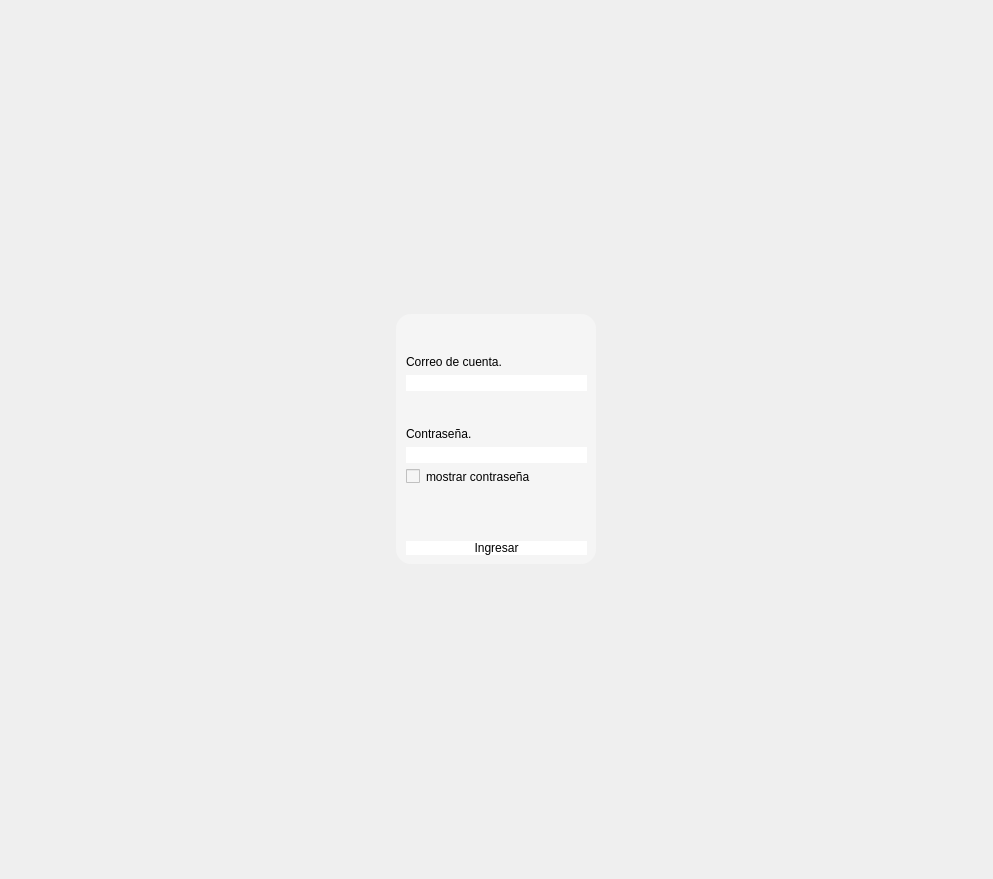
<?xml version="1.0" encoding="UTF-8"?>
<ui version="4.0">
 <class>LoginPage</class>
 <widget class="QWidget" name="LoginPage">
  <property name="geometry">
   <rect>
    <x>0</x>
    <y>0</y>
    <width>993</width>
    <height>879</height>
   </rect>
  </property>
  <property name="windowTitle">
   <string>Form</string>
  </property>
  <layout class="QGridLayout" name="gridLayout">
   <item row="0" column="0" alignment="Qt::AlignmentFlag::AlignHCenter|Qt::AlignmentFlag::AlignVCenter">
    <widget class="QFrame" name="frame">
     <property name="enabled">
      <bool>true</bool>
     </property>
     <property name="sizePolicy">
      <sizepolicy hsizetype="Expanding" vsizetype="Expanding">
       <horstretch>0</horstretch>
       <verstretch>0</verstretch>
      </sizepolicy>
     </property>
     <property name="minimumSize">
      <size>
       <width>200</width>
       <height>250</height>
      </size>
     </property>
     <property name="layoutDirection">
      <enum>Qt::LayoutDirection::LeftToRight</enum>
     </property>
     <property name="styleSheet">
      <string notr="true">background-color: rgb(245, 245, 245);
border-radius: 15px</string>
     </property>
     <property name="frameShape">
      <enum>QFrame::Shape::Box</enum>
     </property>
     <property name="frameShadow">
      <enum>QFrame::Shadow::Raised</enum>
     </property>
     <property name="lineWidth">
      <number>5</number>
     </property>
     <property name="midLineWidth">
      <number>5</number>
     </property>
     <widget class="QWidget" name="verticalLayoutWidget">
      <property name="geometry">
       <rect>
        <x>10</x>
        <y>10</y>
        <width>181</width>
        <height>231</height>
       </rect>
      </property>
      <layout class="QVBoxLayout" name="verticalLayout_2">
       <item>
        <spacer name="verticalSpacer_3">
         <property name="orientation">
          <enum>Qt::Orientation::Vertical</enum>
         </property>
         <property name="sizeHint" stdset="0">
          <size>
           <width>20</width>
           <height>40</height>
          </size>
         </property>
        </spacer>
       </item>
       <item alignment="Qt::AlignmentFlag::AlignLeft|Qt::AlignmentFlag::AlignBottom">
        <widget class="QLabel" name="email_label">
         <property name="styleSheet">
          <string notr="true">color: rgb(0, 0, 0)</string>
         </property>
         <property name="text">
          <string>Correo de cuenta.</string>
         </property>
         <property name="wordWrap">
          <bool>true</bool>
         </property>
        </widget>
       </item>
       <item alignment="Qt::AlignmentFlag::AlignTop">
        <widget class="QLineEdit" name="email_lineEdit">
         <property name="styleSheet">
          <string notr="true">background-color: rgb(255, 255, 255);
color: rgb(0, 0, 0)</string>
         </property>
        </widget>
       </item>
       <item>
        <spacer name="verticalSpacer_2">
         <property name="orientation">
          <enum>Qt::Orientation::Vertical</enum>
         </property>
         <property name="sizeType">
          <enum>QSizePolicy::Policy::Ignored</enum>
         </property>
         <property name="sizeHint" stdset="0">
          <size>
           <width>20</width>
           <height>40</height>
          </size>
         </property>
        </spacer>
       </item>
       <item alignment="Qt::AlignmentFlag::AlignLeft|Qt::AlignmentFlag::AlignBottom">
        <widget class="QLabel" name="password_label">
         <property name="minimumSize">
          <size>
           <width>63</width>
           <height>0</height>
          </size>
         </property>
         <property name="styleSheet">
          <string notr="true">color: rgb(0, 0, 0)</string>
         </property>
         <property name="text">
          <string>Contraseña.</string>
         </property>
        </widget>
       </item>
       <item alignment="Qt::AlignmentFlag::AlignBottom">
        <widget class="QLineEdit" name="password_lineEdit">
         <property name="styleSheet">
          <string notr="true">background-color: rgb(255, 255, 255);
color: rgb(0, 0, 0)</string>
         </property>
        </widget>
       </item>
       <item alignment="Qt::AlignmentFlag::AlignTop">
        <widget class="QCheckBox" name="showPassword_checkBox">
         <property name="autoFillBackground">
          <bool>false</bool>
         </property>
         <property name="styleSheet">
          <string notr="true">color: rgb(0, 0, 0)</string>
         </property>
         <property name="text">
          <string>mostrar contraseña</string>
         </property>
         <property name="checked">
          <bool>false</bool>
         </property>
         <property name="tristate">
          <bool>false</bool>
         </property>
        </widget>
       </item>
       <item>
        <spacer name="verticalSpacer">
         <property name="orientation">
          <enum>Qt::Orientation::Vertical</enum>
         </property>
         <property name="sizeType">
          <enum>QSizePolicy::Policy::Preferred</enum>
         </property>
         <property name="sizeHint" stdset="0">
          <size>
           <width>20</width>
           <height>60</height>
          </size>
         </property>
        </spacer>
       </item>
       <item>
        <widget class="QPushButton" name="sendCredentials_button">
         <property name="enabled">
          <bool>true</bool>
         </property>
         <property name="styleSheet">
          <string notr="true">background-color: rgb(255, 255, 255);
color: rgb(0, 0, 0);</string>
         </property>
         <property name="text">
          <string>Ingresar</string>
         </property>
         <property name="autoDefault">
          <bool>true</bool>
         </property>
         <property name="default">
          <bool>true</bool>
         </property>
         <property name="flat">
          <bool>false</bool>
         </property>
        </widget>
       </item>
      </layout>
     </widget>
    </widget>
   </item>
  </layout>
 </widget>
 <resources/>
 <connections/>
</ui>
